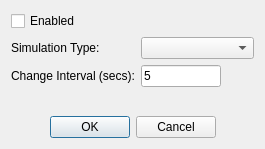
<?xml version="1.0" encoding="UTF-8"?>
<ui version="4.0">
 <class>DialogCoilSimulation</class>
 <widget class="QDialog" name="DialogCoilSimulation">
  <property name="geometry">
   <rect>
    <x>0</x>
    <y>0</y>
    <width>265</width>
    <height>149</height>
   </rect>
  </property>
  <property name="windowTitle">
   <string>Coil Simulation</string>
  </property>
  <layout class="QVBoxLayout" name="verticalLayout">
   <item>
    <widget class="QCheckBox" name="checkBoxEnabled">
     <property name="text">
      <string>Enabled</string>
     </property>
    </widget>
   </item>
   <item>
    <layout class="QFormLayout" name="formLayout">
     <item row="0" column="0">
      <widget class="QLabel" name="labelSimulationType">
       <property name="text">
        <string>Simulation Type:</string>
       </property>
      </widget>
     </item>
     <item row="0" column="1">
      <widget class="QComboBox" name="comboBoxSimulationType"/>
     </item>
     <item row="1" column="1">
      <widget class="NumericLineEdit" name="lineEditInterval">
       <property name="sizePolicy">
        <sizepolicy hsizetype="Fixed" vsizetype="Fixed">
         <horstretch>0</horstretch>
         <verstretch>0</verstretch>
        </sizepolicy>
       </property>
       <property name="maximumSize">
        <size>
         <width>80</width>
         <height>16777215</height>
        </size>
       </property>
       <property name="text">
        <string>5</string>
       </property>
      </widget>
     </item>
     <item row="1" column="0">
      <widget class="QLabel" name="labelInterval">
       <property name="text">
        <string>Change Interval (secs):</string>
       </property>
      </widget>
     </item>
    </layout>
   </item>
   <item>
    <widget class="QDialogButtonBox" name="buttonBox">
     <property name="orientation">
      <enum>Qt::Horizontal</enum>
     </property>
     <property name="standardButtons">
      <set>QDialogButtonBox::Cancel|QDialogButtonBox::Ok</set>
     </property>
     <property name="centerButtons">
      <bool>true</bool>
     </property>
    </widget>
   </item>
  </layout>
 </widget>
 <customwidgets>
  <customwidget>
   <class>NumericLineEdit</class>
   <extends>QLineEdit</extends>
   <header>numericlineedit.h</header>
  </customwidget>
 </customwidgets>
 <resources/>
 <connections>
  <connection>
   <sender>buttonBox</sender>
   <signal>accepted()</signal>
   <receiver>DialogCoilSimulation</receiver>
   <slot>accept()</slot>
   <hints>
    <hint type="sourcelabel">
     <x>248</x>
     <y>254</y>
    </hint>
    <hint type="destinationlabel">
     <x>157</x>
     <y>274</y>
    </hint>
   </hints>
  </connection>
  <connection>
   <sender>buttonBox</sender>
   <signal>rejected()</signal>
   <receiver>DialogCoilSimulation</receiver>
   <slot>reject()</slot>
   <hints>
    <hint type="sourcelabel">
     <x>316</x>
     <y>260</y>
    </hint>
    <hint type="destinationlabel">
     <x>286</x>
     <y>274</y>
    </hint>
   </hints>
  </connection>
 </connections>
</ui>
